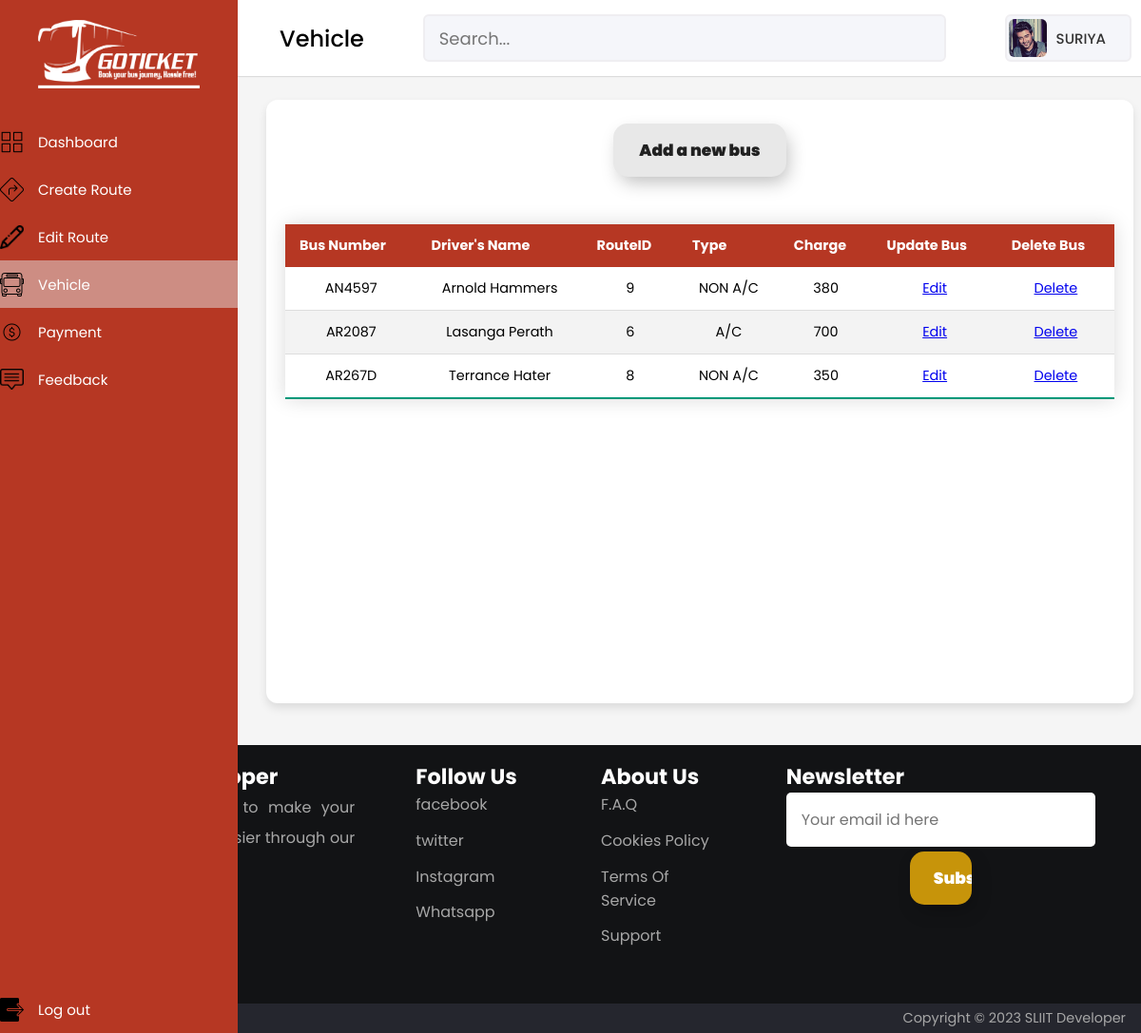
Screenshot of /vehicle.php with the database file from the repository.
### tables this page shows
CREATE TABLE `bus` (
  `BusNO` varchar(50) NOT NULL,
  `Driver` text NOT NULL,
  `RouteID` int(11) NOT NULL,
  `Types` varchar(50) NOT NULL,
  `Charges` float NOT NULL,
  `bd` int(11) NOT NULL
);

### vehicle.php (the view, shortened to what this page needs)
<?php
	require "config.php"
?>
<!DOCTYPE html>
<html lang="en" lang="en>
<head>
    <title> Vehicle </title>
    <script type="text/javascript" src="javascript.js"></script>
    <link rel="stylesheet" href="style.css">
    <link rel="stylesheet" href="stylea.css">
</head>
<body>
    <div class="sidebar" style="height:100%;">
        <div class="logo-details">
            <img src="image\bus.png">
        </div>
    <ul class="nav-links">
        <li>
            <a href="dashboard.php" >
            <img src="images/icons8-dashboard-48.png">
            <span class="links_name"> &emsp;Dashboard</span>
            </a>
        </li>
        <li>
            <a href="Createroute.php" >
                <img src="images/icons8-route-50.png">
            <span class="links_name"> &emsp;Create Route</span>
            </a>
        </li>
        <li>
            <a href="Editroute.php" >
                <img src="images/icons8-modify-58.png">
            <span class="links_name"> &emsp;Edit Route</span>
            </a>
        </li>
        <li>
            <a href="vehicle.php" class="active">
                <img src="images/icons8-bus-station-50.png">
            <span class="links_name"> &emsp;Vehicle</span>
            </a>
        </li>
        <li>
            <a href="adminpayment.php">
                <img src="images/icons8-wallet-50.png">
            <span class="links_name"> &emsp;Payment</span>
            </a>
        </li>
        <li>
            <a href="adminfeedback.php">
                <img src="images/icons8-online-support-50.png">
            <span class="links_name"> &emsp;Feedback</span>
            </a>
        </li>
        <li class="log_out">
            <a href="index.php">
                <img src="images/icons8-log-out-50.png">
            <span class="links_name"> &emsp;Log out</span>
            </a>
        </li>
    </ul>
    </div>
    <section class="home-section">
        <nav>
            <div class="sidebar-button">
                <span class="dashboard">&emsp;Vehicle</span>
            </div>
            <div class="search-box">
                <input type="text" placeholder="Search..." />
            </div>
            <div class="profile-details">
                <img src="images/admin.jpg" alt="" />
                <span class="admin_name">SURIYA</span>
            </div>
        </nav>
        <div class="Create-route">
            <br>
        <a href="vehicleadd.php">
    <button type="submit" >
    Add a new bus
        </button>
    </a>
    <div class="scroll">
    <table class="tablestyle">
    <thead>
	<tr>
	<th>Bus Number</th>
	<th>Driver's Name</th>
	<th>RouteID</th>
	<th>Type</th>
	<th>Charge</th>
	<th>Update Bus</th>
	<th>Delete Bus</th>
	</tr>
    </thead>
	<?php
	$sql="select * from bus";
	$result=$conn->query($sql);
	if($result->num_rows >0){
		while($row=$result->fetch_assoc()){
			echo "<tr>
					<td>".$row["BusNO"]."</td>
					<td>".$row["Driver"]."</td>
					<td>".$row["RouteID"]."</td>
					<td>".$row["Types"]."</td>
					<td>".$row["Charges"]."</td>";
					echo"<td><a href='vehicleaddedit.php?&bnum1=$row[BusNO]
														&driv1=$row[Driver]
														&rid1=$row[RouteID]
														&type1=$row[Types]
														&charge1=$row[Charges]
														'>Edit</a></td>";
				echo"<td><a href='SubmitDeleteBus.php?bnum=$row[BusNO]'>Delete</a></td>";
		}
	}
?>
</table>
    </div>
            </div>
    </section>
</body>
<footer>
    <div class="row primary">
        <div class="column about">
            <h3>ChocoBois Developer</h3>
            <p>
                Gotickets is developled to make your Jornerey bookings do easier through our website
            </p>
        </div>
        <div class="column links">
            <h3>Follow Us</h3>
            <ul>
                <li>
                    <a href="#faq">facebook</a>
                </li>
                <li>
                    <a href="#cookies-policy">twitter</a>
                </li>
                <li>
                    <a href="#terms-of-services">Instagram</a>
                </li>
                <li>
                    <a href="#support">Whatsapp</a>
                </li>
            </ul>
        </div>
        <div class="column links">
            <h3>About Us</h3>
            <ul>
                <li>
                    <a href="#faq">F.A.Q</a>
                </li>
                <li>
                    <a href="#cookies-policy">Cookies Policy</a>
                </li>
                <li>
                    <a href="#terms-of-services">Terms Of Service</a>
                </li>
                <li>
                    <a href="#support">Support</a>
                </li>
            </ul>
        </div>
        <div class="column subscribe">
        <h3>Newsletter</h3>
            <div>
                <input type="email" placeholder="Your email id here" />
                <button>Subscribe</button>
            </div>
        </div>
    </div>
        <div class="row copyright">
        <p>Copyright &copy; 2023 SLIIT Developer</p>
        </div>
    </footer>
</html>

### style.css (style rules this page uses)
* { margin: 0; padding: 0; box-sizing: border-box; font-family: 'Poppins', sans-serif; }
.sidebar { position:absolute; height: 100%; width: 250px; background: #b63723; transition: all 0.5s ease; }
.sidebar .logo-details { height: 114px; display: flex; align-items: center; flex-direction: row; align-content: flex-start; justify-content: center; }
.sidebar .logo-details img { font-size: 50px ; font-weight: 500; color: #fff; width: 170px; text-align: center }
.sidebar .nav-links { margin-top: 10px; }
.sidebar .nav-links li { position: relative; list-style: none; height: 50px; }
.sidebar .nav-links li a { height: 100%; width: 100%; display: flex; align-items: center; text-decoration: none; transition: all 0.4s ease; }
.sidebar .nav-links li a.active { background: #cd8d83; }
.sidebar .nav-links li img { width: 25px; text-align: center; font-size: 18px; color: #fff; }
.sidebar .nav-links li a .links_name { color: #fff; font-size: 15px; font-weight: 400; white-space: nowrap; }
.sidebar .nav-links .log_out { position: absolute; bottom: 0; width: 100%; }
.home-section { position: relative; background: #f5f5f5; min-height: 98vh; width: calc(100% - 240px); left: 250px; transition: all 0.5s ease; }
.home-section nav { display: flex; justify-content: space-between; height: 80px; background: #fff; display: flex; align-items: center; position: absolute; width: 100%; left: 0px; z-index: 100; padding: 0 20px; box-shadow: 0 1px 1px rgba(0, 0, 0, 0.1); transition: all 0.5s ease; }
.home-section nav .sidebar-button { display: flex; align-items: center; font-size: 24px; font-weight: 500; }
.home-section nav .search-box { position: relative; height: 50px; max-width: 550px; width: 100%; margin: 0 20px; }
nav .search-box input { height: 100%; width: 100%; outline: none; background: #F5F6FA; border: 2px solid #EFEEF1; border-radius: 6px; font-size: 18px; padding: 0 15px; }
.home-section nav .profile-details { display: flex; align-items: center; background: #F5F6FA; border: 2px solid #EFEEF1; border-radius: 6px; height: 50px; padding: 0 15px 0 2px; }
nav .profile-details img { height: 40px; width: 40px; border-radius: 6px; object-fit: cover; }
nav .profile-details .admin_name { font-size: 15px; font-weight: 500; color: #333; margin: 0 10px; white-space: nowrap; }
.Create-route { width: 95%; height: 81%; background: #fff; border-radius: 12px; box-shadow: 0 5px 10px rgba(0, 0, 0, 0.1); position:absolute; top: 105px; bottom: 0px; left: 30px; }
footer { background-color: #121315; color: #a7a7a7; font-size: 16px; }
footer * { font-family: "Poppins", sans-serif; box-sizing: border-box; border: none; outline: none; }
footer .row { padding: 1em 1em; }
footer .row.primary { display: grid; grid-template-columns: 2fr 1fr 1fr 2fr; align-items: stretch; }
footer .column { width: 100%; display: flex; flex-direction: column; padding: 0 2em; min-height: 15em; }
footer h3 { width: 100%; text-align: left; color: white; font-size: 1.4em; white-space: nowrap; }
footer ul { list-style: none; display: flex; flex-direction: column; padding: 0; margin: 0; }
footer li:not(:first-child) { margin-top: 0.8em; }
footer ul li a { color: #a7a7a7; text-decoration: none; }
footer .about p { text-align: justify; line-height: 2; margin: 0; }
footer input,button { font-size: 1em; padding: 1em; width: 100%; border-radius: 5px; margin-bottom: 5px; }
footer button { background-color: #c7940a; color: #ffffff; }
footer .copyright { padding: 0.3em 1em; background-color: #25262e; }
footer .copyright p { font-size: 0.9em; text-align: right; }

### stylea.css (style rules this page uses)
.tablestyle { border-collapse: collapse; margin: 25px 0; font-size: 0.9em; font-family: sans-serif; width: 100%; box-shadow: 0 0 20px rgba(0, 0, 0, 0.15); }
.tablestyle thead tr { background-color: #b63723; color: #ffffff; text-align: left; }
.tablestyle th, .tablestyle td { padding: 12px 15px; }
.tablestyle tbody tr { border-bottom: 1px solid #dddddd; }
.tablestyle tbody tr:nth-of-type(even) { background-color: #f3f3f3; }
.tablestyle tbody tr:last-of-type { border-bottom: 2px solid #009879; }
button { padding: 15px 25px; border: unset; border-radius: 15px; color: #212121; z-index: 1; background: #e8e8e8; position: relative; font-weight: 1000; font-size: 17px; -webkit-box-shadow: 4px 8px 19px -3px rgba(0,0,0,0.27); box-shadow: 4px 8px 19px -3px rgba(0,0,0,0.27); transition: all 250ms; overflow: hidden; width: 20%; left: 40%; }

### rows the page displays
bus: BusNO "AN4597", Driver "Arnold Hammers", RouteID "9", Types "NON A/C", Charges "380"
bus: BusNO "AR2087", Driver "Lasanga Perath", RouteID "6", Types "A/C", Charges "700"
bus: BusNO "AR267D", Driver "Terrance Hater", RouteID "8", Types "NON A/C", Charges "350"
